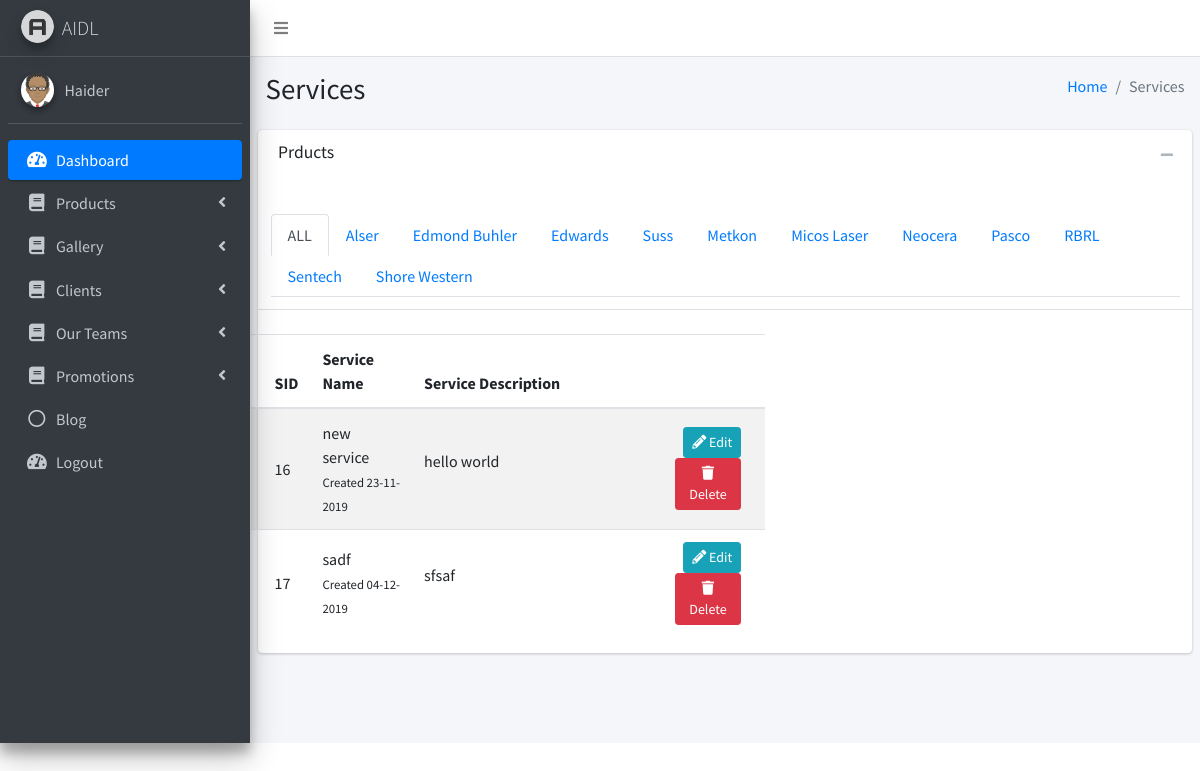
/services.php, run on the app's committed database.
### tables this page shows
CREATE TABLE `add_service` (
  `sid` int(11) NOT NULL,
  `sname` varchar(255) NOT NULL,
  `sdescription` varchar(2000) NOT NULL,
  `dateposted` varchar(50) NOT NULL
);

### services.php (the view, shortened to what this page needs)
<?php require_once('../../config/db.php');
$sql = "SELECT * FROM add_service";
?>
<!DOCTYPE html>
<html>
<head>
    <link rel="stylesheet" href="../../plugins/fontawesome-free/css/all.min.css">
    <link rel="stylesheet" href="../../plugins/ekko-lightbox/ekko-lightbox.css">
    <link rel="stylesheet" href="https://code.ionicframework.com/ionicons/2.0.1/css/ionicons.min.css">
    <link rel="stylesheet" href="../../dist/css/adminlte.min.css">
    <link rel="stylesheet" href="../services.css">
</head>
<body class="hold-transition sidebar-mini">
    <div class="wrapper">
        <?php include("navbar.php") ?>
        <?php require("../../sidebar.php") ?>
        <div class="content-wrapper">
            <section class="content-header">
                <div class="container-fluid">
                    <div class="row mb-2">
                        <div class="col-sm-6">
                            <h1>Services</h1>
                        </div>
                        <div class="col-sm-6">
                            <ol class="breadcrumb float-sm-right">
                                <li class="breadcrumb-item"><a href="#">Home</a></li>
                                <li class="breadcrumb-item active">Services</li>
                            </ol>
                        </div>
                    </div>
                </div>
            </section>
            <section class="content">
                <div class="card">
                    <div class="card-header">
                        <h3 class="card-title">Prducts</h3>
                        <div class="card-tools">
                            <button type="button" class="btn btn-tool" data-card-widget="collapse" data-toggle="tooltip"
                                title="Collapse">
                                <i class="fas fa-minus"></i>
                            </button>
                        </div>
                        <br>
                        <br><br>
                        <div class="row">
                            <ul class="nav nav-tabs" role="tablist">
                                <li class="nav-item">
                                    <a class="nav-link active" data-toggle="tab" href="#allimg">ALL</a>
                                </li>
                                <li class="nav-item">
                                    <a class="nav-link" data-toggle="tab" href="#Alser">Alser</a>
                                </li>
                                <li class="nav-item">
                                    <a class="nav-link" data-toggle="tab" href="#Edmond">Edmond
                                        Buhler</a>
                                </li>
                                <li class="nav-item">
                                    <a class="nav-link" data-toggle="tab" href="#Edwards">Edwards</a>
                                </li>
                                <li class="nav-item">
                                    <a class="nav-link" data-toggle="tab" href="#Suss">Suss</a>
                                </li>
                                <li class="nav-item">
                                    <a class="nav-link" data-toggle="tab" href="#Metkon">Metkon</a>
                                </li>
                                <li class="nav-item">
                                    <a class="nav-link" data-toggle="tab" href="#Micos">Micos
                                        Laser</a>
                                </li>
                                <li class="nav-item">
                                    <a class="nav-link" data-toggle="tab" href="#Neocera">Neocera</a>
                                </li>
                                <li class="nav-item">
                                    <a class="nav-link" data-toggle="tab" href="#Pasco">Pasco</a>
                                </li>
                                <li class="nav-item">
                                    <a class="nav-link" data-toggle="tab" href="#RBRL">RBRL</a>
                                </li>
                                <li class="nav-item">
                                    <a class="nav-link" data-toggle="tab" href="#Sentech">Sentech</a>
                                </li>
                                <li class="nav-item">
                                    <a class="nav-link" data-toggle="tab" href="#Shore">Shore
                                        Western</a>
                                </li>
                            </ul>
                        </div>
                    </div>
                    <div class="card-body p-0">
                        <div class="row">
                            <div class="tab-content">
                                <div id="allimg" class="tab-pane active"><br>
                                    <?php
                                        if ($result = mysqli_query($link, $sql)) {
                                          if (mysqli_num_rows($result) > 0) {
                                    ?>
                                    <table class="table table-striped projects">
                                        <thead>
                                            <tr>
                                                <th style="width: 1%">
                                                    SID
                                                </th>
                                                <th style="width: 20%">
                                                    Service Name
                                                </th>
                                                <th style="width: 50%">
                                                    Service Description
                                                </th>
                                                <th style="width: 20%">
                                                </th>
                                            </tr>
                                        </thead>
                                        <tbody>
                                            <?php while ($row = mysqli_fetch_array($result)) { ?>
                                            <tr>
                                                <td>
                                                    <?= $row['sid'] ?>
                                                </td>
                                                <td>
                                                    <a>
                                                        <?= $row['sname'] ?>
                                                    </a>
                                                    <br />
                                                    <small>
                                                        Created <?= $row['dateposted'] ?>
                                                    </small>
                                                </td>
                                                <td>
                                                    <p><?= $row['sdescription'] ?></p>
                                                </td>
                                                <td class="project-actions text-right">
                                                    <a class="btn btn-info btn-sm"
                                                        href="services_update.php?id=<?= $row['sid'] ?>">
                                                        <i class="fas fa-pencil-alt">
                                                        </i>
                                                        Edit
                                                    </a>
                                                    <a style="color: white;" class="btn btn-danger btn-sm"
                                                        class="delbutton" id="<?= $row['sid'] ?>" onclick="dlt(this)">
                                                        <i class="fas fa-trash">
                                                        </i>
                                                        Delete
                                                    </a>
                                                </td>
                                            </tr>
                                            <?php
                                                }
                                              } else {
                                                echo "No records matching your query were found.";
                                              }
                                            } else {
                                              echo "ERROR: Could not able to execute $sql. " . mysqli_error($link);
                                            }
                                            ?>
                                        </tbody>
                                    </table>
                                </div>
                            </div>
                        </div>
                    </div>
                </div>
            </section>
        </div>
    </div>
</body>
</html>

### data on the page
add_service: sid "16", sname "new service", dateposted "23-11-2019", sdescription "hello world"
add_service: sid "17", sname "sadf", dateposted "04-12-2019", sdescription "sfsaf"
